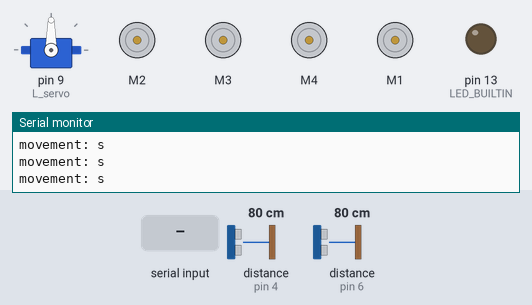
This sketch was run on a simulated Arduino Mega 2560, built with avr-gcc and run on an emulated ATmega2560. On the bench: servo, 4 × DC motor (green arrow = forward, orange = backward, longer = faster), output pins drawn as LEDs (lit = HIGH), the last lines printed to the serial monitor. The inputs (shaded band) are chosen by the test bench; at power-on: distance to the obstacle (sensors on pin 4, pin 6) 80 cm. The echo pulse lasts 58.3 µs per cm; pins used as bus, display or sensor lines are not drawn.

Above: at 1.2 s.
1.3 s: "r" received over the second serial link
At 2.1 s:
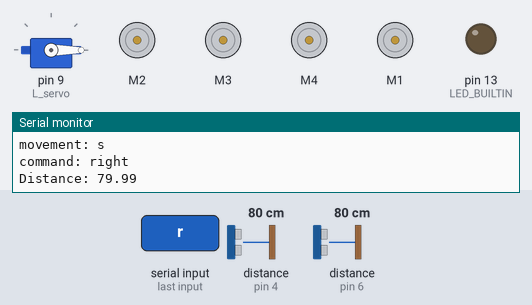
4.3 s: "l" received over the second serial link
At 5.2 s:
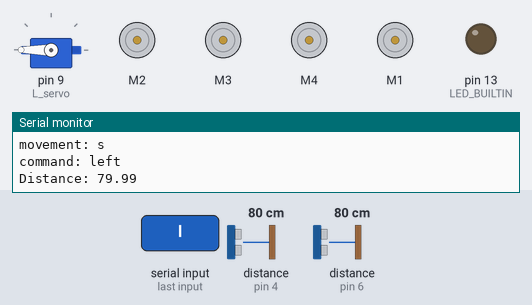
7.3 s: "f" received over the second serial link
At 8.2 s:
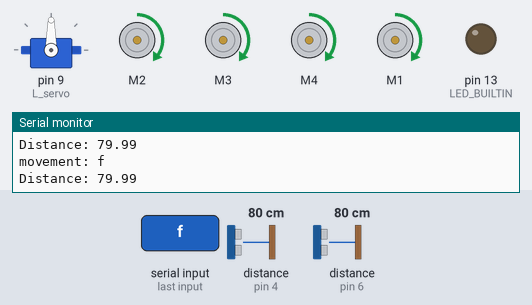
8.9 s: "b" received over the second serial link
At 10.0 s:
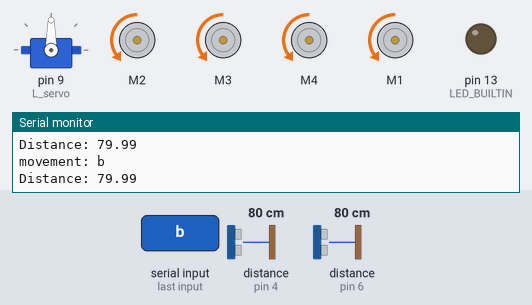
Timing chart, 0 to 11.4 s (numbered marks = the images above; inputs shaded):
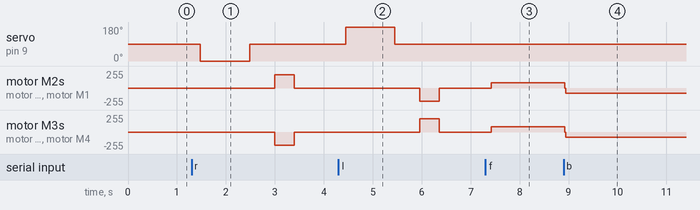

The sketch:

bt_motor.ino
```cpp
#include <Adafruit_MotorShield.h>
#include <Servo.h>
#include <SoftwareSerial.h>

SoftwareSerial btSerial(11, 12); // RX, TX

Servo L_servo;
Servo R_servo;

Adafruit_MotorShield AFMS = Adafruit_MotorShield();
Adafruit_DCMotor *LBmotor = AFMS.getMotor(1);
Adafruit_DCMotor *LFmotor = AFMS.getMotor(2);
Adafruit_DCMotor *RFmotor = AFMS.getMotor(3);
Adafruit_DCMotor *RBmotor = AFMS.getMotor(4);

int L_pos = 0;

int command;
int movement;

const int trigPin1 = 3;
const int echoPin1 = 4;
const int trigPin2 = 5;
const int echoPin2 = 6;

 /*********** parameters **********/
const int motorspeed = 80;
const int spinspeed = 200;

const int spin_duration = 400;

const int threshold = 15;
const int spin_threshold = 25;

float duration, distance, tempdistance;

void setup (void)
{
  pinMode(LED_BUILTIN, OUTPUT);

  // Setup and flush the serials to begin
  btSerial.begin(38400);
  Serial.begin(9600);
  btSerial.flush();
  Serial.flush();

  // attach to pins 9 (servo outputs)
  L_servo.attach(9);
  L_servo.write(90);

  // Setup the ultrasomic sensor
  pinMode (trigPin1, OUTPUT);
  pinMode (echoPin1, INPUT);
  pinMode (trigPin2, OUTPUT);
  pinMode (echoPin2, INPUT);

  command = 's';
  movement = 's';

  // Setup the motors
  if (!AFMS.begin()) {
    Serial.println("Could not find the motr shield");
    while(1);
  }
  LFmotor -> setSpeed(motorspeed);
  LFmotor -> run(RELEASE);
  RFmotor -> setSpeed(motorspeed);
  RFmotor -> run(RELEASE);
  RBmotor -> setSpeed(motorspeed);
  RBmotor -> run(RELEASE);
  LBmotor -> setSpeed(motorspeed);
  LBmotor -> run(RELEASE);

  Serial.println("Complete setup!");

}


void loop (void){
  if (btSerial.available()) {
    command = btSerial.read();
    //Serial.println(char(command));

    LFmotor -> run(RELEASE);
    RFmotor -> run(RELEASE);
    LBmotor -> run(RELEASE);
    RBmotor -> run(RELEASE);

    // --------------check obstacles--------------------
    if (char(command) == 'r') {
      Serial.println("command: right");

      distance = sonor_detect(trigPin1, echoPin1);
      if (distance < threshold-12) movement = 's';
      else {
        L_servo.write(0);
        delay(1000);

        distance = sonor_detect(trigPin1, echoPin1);
        if (distance < spin_threshold) movement = 's';
        else movement = 'r';
      }

    }
    if (char(command) == 'l') {
      Serial.println("command: left");

      distance = sonor_detect(trigPin1, echoPin1);
      if (distance < threshold-12) movement = 's';
      else {
        L_servo.write(180);
        delay(1000);

        distance = sonor_detect(trigPin1, echoPin1);
        if (distance < spin_threshold) movement = 's';
        else movement = 'l';
      }

    }
    if (char(command) == 'f') {
      Serial.println("command: forward");

      distance = sonor_detect(trigPin1, echoPin1);
      if (distance < threshold) movement = 's';
      else movement = 'f';
    }
    if (char(command) == 'b') {
      Serial.println("command: backward");

      distance = sonor_detect(trigPin2, echoPin2);
      if (distance < threshold) movement = 's';
      else movement = 'b';
    }
    if (char(command) == 's') {
      Serial.println("command: stop");
      movement = 's';
    }
    //Serial.print("L position: ");
    //Serial.println(L_pos);
  }

  L_servo.write(90);
  delay(10);

  // --------------move--------------------

  Serial.print("movement: ");
  Serial.println(char(movement));

  if (char(movement) == 'r') {
    delay(500);
    LFmotor -> setSpeed(spinspeed);
    LBmotor -> setSpeed(spinspeed);
    RFmotor -> setSpeed(spinspeed);
    RBmotor -> setSpeed(spinspeed);
    LFmotor -> run(FORWARD);
    LBmotor -> run(FORWARD);
    RFmotor -> run(BACKWARD);
    RBmotor -> run(BACKWARD);
    delay(spin_duration);
    LFmotor -> run(RELEASE);
    LBmotor -> run(RELEASE);
    RFmotor -> run(RELEASE);
    RBmotor -> run(RELEASE);
    LFmotor -> setSpeed(motorspeed);
    LBmotor -> setSpeed(motorspeed);
    RFmotor -> setSpeed(motorspeed);
    RBmotor -> setSpeed(motorspeed);

    movement = 's';
  }
  if (char(movement) == 'l') {
    delay(500);
    LFmotor -> setSpeed(spinspeed);
    LBmotor -> setSpeed(spinspeed);
    RFmotor -> setSpeed(spinspeed);
    RBmotor -> setSpeed(spinspeed);
    LFmotor -> run(BACKWARD);
    LBmotor -> run(BACKWARD);
    RFmotor -> run(FORWARD);
    RBmotor -> run(FORWARD);
    delay(spin_duration);
    LFmotor -> run(RELEASE);
    LBmotor -> run(RELEASE);
    RFmotor -> run(RELEASE);
    RBmotor -> run(RELEASE);
    LFmotor -> setSpeed(motorspeed);
    LBmotor -> setSpeed(motorspeed);
    RFmotor -> setSpeed(motorspeed);
    RBmotor -> setSpeed(motorspeed);

    movement = 's';
  }
  if (char(movement) == 'f') {
    LFmotor -> run(FORWARD);
    RFmotor -> run(FORWARD);
    LBmotor -> run(FORWARD);
    RBmotor -> run(FORWARD);

    distance = sonor_detect(trigPin1, echoPin1);
    if (distance < threshold) movement = 's';
    else movement = 'f';
  }
  if (char(movement) == 'b') {
    LFmotor -> run(BACKWARD);
    RFmotor -> run(BACKWARD);
    LBmotor -> run(BACKWARD);
    RBmotor -> run(BACKWARD);

    distance = sonor_detect(trigPin2, echoPin2);
    if (distance < threshold) movement = 's';
    else movement = 'b';
  }
  if (char(movement) == 's') {
    LFmotor -> run(RELEASE);
    RFmotor -> run(RELEASE);
    LBmotor -> run(RELEASE);
    RBmotor -> run(RELEASE);

    movement = 's';
  }

  delay(200);

}  // end of loop

int sonor_detect(int trigPin, int echoPin) {
  //send the wave
  digitalWrite(trigPin, LOW);
  delayMicroseconds(2);
  digitalWrite(trigPin, HIGH);
  delayMicroseconds(10);
  digitalWrite(trigPin, LOW);

  //read echopin
  duration = pulseIn(echoPin, HIGH);
  tempdistance = (duration*.0343)/2;

  Serial.print("Distance: ");
  Serial.println(tempdistance);
  return tempdistance;
}
```

Measured:
- after the input at 1.3 s, servo on pin 9 (L_servo): 90° → 0° after 0.18 s, → 90° 1.0 s later; motor M2, motor M1: stopped → forward 200/255 after 1.7 s, → stopped 0.40 s later; motor M3, motor M4: stopped → backward 200/255 after 1.7 s, → stopped 0.40 s later
- after the input at 4.3 s, servo on pin 9 (L_servo): 90° → 180° after 0.14 s, → 90° 1.0 s later; motor M2, motor M1: stopped → backward 200/255 after 1.7 s, → stopped 0.40 s later; motor M3, motor M4: stopped → forward 200/255 after 1.7 s, → stopped 0.40 s later
- after the input at 7.3 s, motor M2–4, motor M1: stopped → forward 80/255 after 0.12 s
- after the input at 8.9 s, motor M2–4, motor M1: forward 80/255 → backward 80/255 at once
